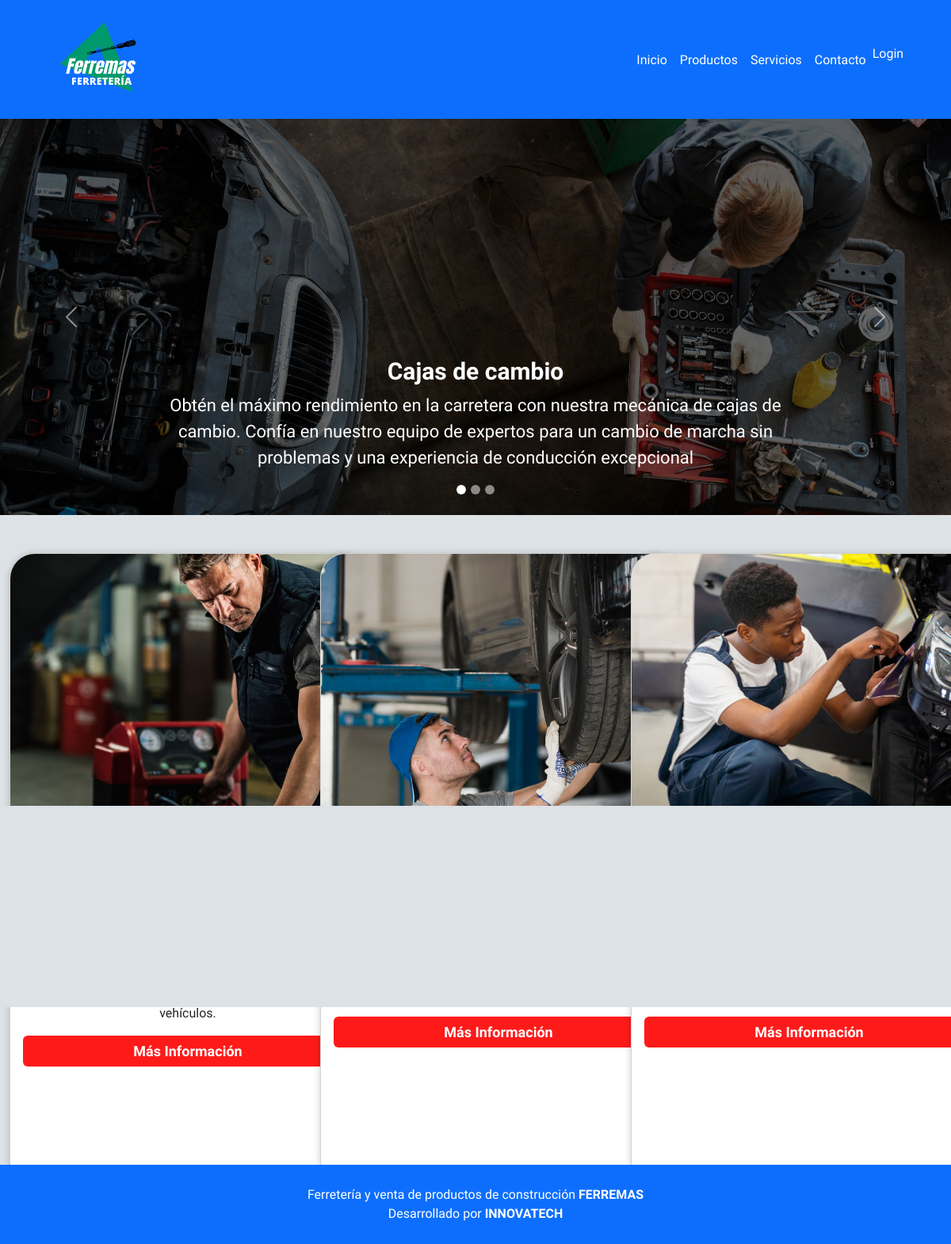
Before: / with the older database file.
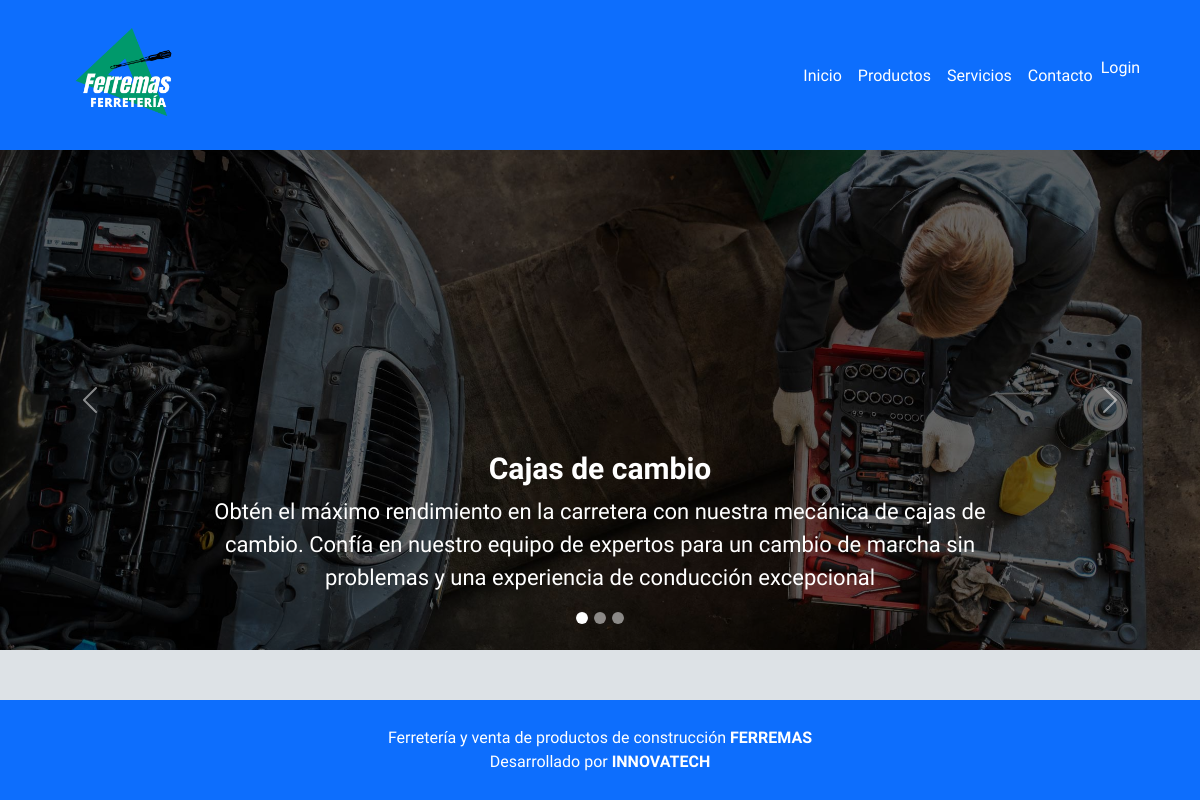
After: the same page with the newer database file.
### rayoapp/models.py (models this page shows, shortened)
class Mecanico(models.Model):
    id = models.AutoField(primary_key=True)
    nombre = models.CharField(max_length=100, verbose_name='Nombre', null=True)
    descripcion = models.TextField(verbose_name="Descripción", null=True)
    imagen = models.ImageField(upload_to='img/', verbose_name="Imagen", null=True)

### rayoapp/views.py (the view)
# urls.py: path('', views.inicio, name='inicio'),
def inicio(request):
    mecanicos = Mecanico.objects.all()
    return render(request, 'paginas/index.html', {'mecanicos': mecanicos})

### rayoapp/templates/paginas/index.html (shortened to what this page needs)
{% extends 'base.html' %}
{% load static %}
{% block contenido %}
<div id="carouselExampleCaptions" class="carousel slide" data-bs-ride="carousel">
    <div class="carousel-indicators">
        <button type="button" data-bs-target="#carouselExampleCaptions" data-bs-slide-to="0" class="active" aria-current="true" aria-label="Slide 1"></button>
        <button type="button" data-bs-target="#carouselExampleCaptions" data-bs-slide-to="1" aria-label="Slide 2"></button>
        <button type="button" data-bs-target="#carouselExampleCaptions" data-bs-slide-to="2" aria-label="Slide 3"></button>
    </div>
    <div class="carousel-inner">
        <div class="carousel-item active c-item" data-bs-interval="3000">
            <img src="{% static 'img/foto1.jpg' %}" class="d-block w-100 c-img" alt="...">
            <div class="carousel-caption d-none d-md-block tamaño-font">
                <h4>Cajas de cambio</h4>
                <p>Obtén el máximo rendimiento en la carretera con nuestra mecánica de cajas de cambio. Confía en nuestro equipo de expertos para
                    un cambio
                    de marcha sin problemas y una experiencia de conducción excepcional</p>
            </div>
        </div>
    </div>
    <button class="carousel-control-prev" type="button" data-bs-target="#carouselExampleCaptions" data-bs-slide="prev">
        <span class="carousel-control-prev-icon" aria-hidden="true"></span>
    </button>
    <button class="carousel-control-next" type="button" data-bs-target="#carouselExampleCaptions" data-bs-slide="next">
        <span class="carousel-control-next-icon" aria-hidden="true"></span>
    </button>
</div>
<div class="container my-5" style="max-width: 1600px;" id="Mecanicos">
    <div class="row justify-content-between">
        <div class="row row-cols-1 row-cols-md-1 row-cols-lg-3">
            {% for mecanico in mecanicos %}
            <div class="col">
                <div class="card card-mecanico rounded-5" style="width: 450px; height: 800px;">
                    <img src="{{ mecanico.imagen.url }}" class="card-img-top img-mecanico" style="height: 400px; object-fit: cover;">
                    <div class="card-body">
                        <h5 class="card-title">{{ mecanico.nombre }}</h5>
                        <p class="card-text">{{ mecanico.descripcion }}</p>
                        <a href="{% url 'detalle_mecanico' %}" class="btn bot-stl bot-stl2">Más Información</a>
                    </div>
                </div>
            </div>
            {% endfor %}
        </div>
    </div>
</div>
<br>
{% endblock %}

### rayoapp/templates/base.html (shortened to what this page needs)
{% load static %}
<!DOCTYPE html>
<html lang="en">
<head>
    <link href="https://cdn.jsdelivr.net/npm/bootstrap@5.3.0-alpha3/dist/css/bootstrap.min.css" rel="stylesheet"
>
    <link rel="stylesheet" href="{% static 'css/style_in.css' %}">
</head>
<body>
    <header class="bg-primary ">
        <nav class="navbar navbar-expand-lg align-items-center ">
            <div class="container-fluid justify-content-between align-items-center">
                <div class="d-flex align-items-center">
                    <img class="ImgLogo ms-5" style="width: 135px;" src="{% static 'img/Logo.png' %}" alt="Logo" >
                </div>
                <div class="collapse navbar-collapse justify-content-end " id="navbarSupportedContent">
                    <ul class="navbar-nav margen">
                        <li class="nav-item">
                            <a class="nav-link text-white" aria-current="page" href="{% url 'inicio' %}">Inicio</a>
                        </li>
                        <li class="nav-item">
                            <a class="nav-link text-white" href="{% url 'inicio' %}#Mecanicos">Productos</a>
                        </li>
                        <li class="nav-item">
                            <a class="nav-link text-white" href="{% url 'servicios' %}">Servicios</a>
                        </li>
                        <li class="nav-item">
                            <a class="nav-link text-white" href="{% url 'contacto' %}">Contacto</a>
                        </li>
                        <li class="nav-item">
                            {% if user.is_authenticated %}
                            <form action="{% url 'logout' %}" method="post" class="nav-item">
                                {% csrf_token %}
                                <div class="nav-link text-warning" style="padding:0; margin:0;">
                                    <button type="submit" class="btn btn-link text-white" style="text-decoration: none;">Cerrar Sesión</button>
                                    <span class="fw-bold" style="font-size: 16px;">{{ user.username|capfirst }}</span>
                                </div>
                            </form>
                            {% else %}
                            <a class="nav-link text-white" style="padding:0; margin:0; font-size:16px;" href="{% url 'login' %}">Login</a>
                            {% endif %}
                        </li>
                    </ul>
                </div>
            </div>
        </nav>
    </header>
    {% block contenido %}
    {% endblock %}
    <footer class="container-fluid d-flex justify-content-center align-items-center bg-primary text-white">
        <div class="text-center">
            <p class="mb-0">Ferretería y venta de productos de construcción <strong>FERREMAS</strong></p>
            <p class="mb-0">Desarrollado por <strong>INNOVATECH</strong></p>
        </div>
    </footer>
</body>
</html>

### rayoapp/static/css/style_in.css (style rules this page uses)
* { margin: 0; padding: 0; box-sizing: border-box; font-family: 'M PLUS Rounded 1c', sans-serif; }
body { background: #dde2e6; }
header { height: 150px; }
.margen { margin-right: 5%; }
.ImgLogo { margin-left: 5%; width: 100px; align-items: center; }
.carousel-indicators>button { width: 12px !important; height: 12px !important; border-radius: 100%; }
.c-item { height: 500px; }
.c-img { height: 100%; object-fit: cover; filter: brightness(0.4); }
.tamaño-font h4 { font-weight: 700 !important; font-size: 30px !important; }
.tamaño-font p { font-weight: 300 !important; font-size: 22px !important; }
footer { height: 100px; position: absolute; bottom: 0; }

Changed rows visible on the page:
removed Mecanico: imagen (picture)
removed Mecanico: imagen (picture)
removed Mecanico: imagen (picture)
